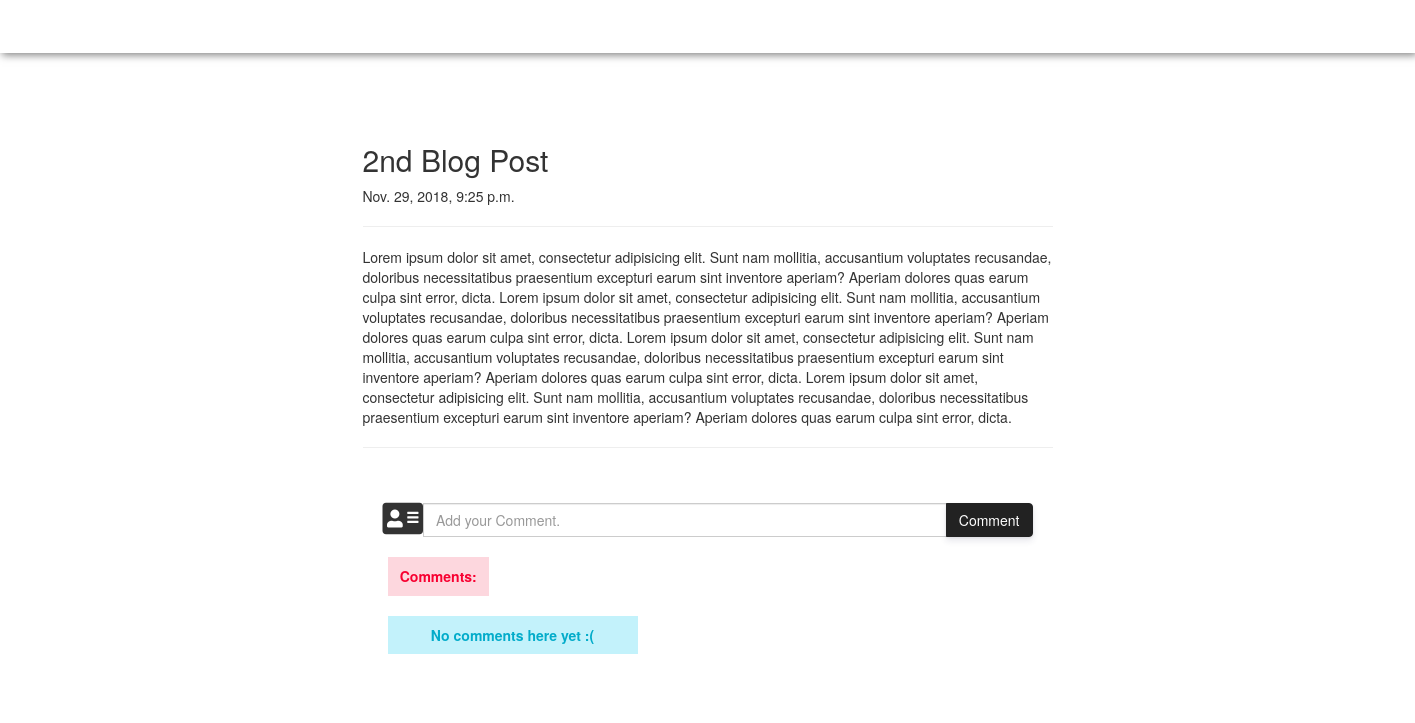
/post/2 (signed in), run on the app's committed database.
### forum/models.py (models this page shows, shortened)
class BlogPost(models.Model):
	title = models.CharField(max_length=200)
	body = models.TextField()
	date_published = models.DateTimeField(auto_now_add=True)

### forum/views.py (the view)
# urls.py: path('post/<int:post_id>', post_page),
def post_page(request, post_id):
	if not request.user.is_authenticated:
		return redirect("/login/")
	mypost = BlogPost.objects.get(pk=post_id)
	context = {"post":mypost}
	return render(request, "forum/post.html", context)

### templates/forum/post.html (shortened to what this page needs)
{% extends 'forum/base.html' %}
{% load static %}
{% block body %}
	<div class="container">
		<div class="row">
			<div class="col-md-2">
			</div>
			<div class="col-md-8">
				<div style="background-color: #fff; margin-top: 50px; padding: 20px;">
					<h2> {{ post.title }}</h2>
					<p> {{ post.date_published }}</p>
					<hr>
					<p>{{ post.body }}</p>
					<hr>
				</div>
				<form action="/blogcomment/{{post.id}}/" method="POST" style="padding: 0 40px;">
					<div class="input-group">
						<span class="input-group-btn">
							<i class="fas fa-address-card" style="font-size: 36px; margin-top: 12px;"></i>
						</span>
						<input class="form-control" name="comment" placeholder="Add your Comment." style="margin-top: 15px;"/>
						<span class="input-group-btn">
							<button type="submit" class="btn btn-info" style="margin-top: 14px; color: #fff;	border-color: #222;	background-color: #222; box-shadow: 0 4px 6px rgba(50,50,93,.11),0 1px 3px rgba(0,0,0,.08),0 0 0 0 rgba(255,255,255,.5); font-size: 14px;">Comment</button>
						</span>
					</div>
				</form>
				<div class="container" style="margin: 20px 30px;">
					<span class="badge badge-pill badge-danger" style="margin-bottom: 20px; padding: .875em; color: #f80031; background-color: rgba(251,175,190,.5); text-align: center; border-radius: 0; font-size:14px;">Comments:</span><br>
					{% for com in body.comments %}
						<span class="badge badge-pill badge-primary" style="padding: .875em; color: #2643e9;	background-color: rgba(203,210,246,.5); text-align: center; border-radius: 0; font-size:14px; margin-bottom: 20px; margin-right: 500px; width: 250px;">{{ com.comment|linebreaks|truncatechars:35 }}
							<p style="font-size:10px; color:grey;">Replied by {{ com.author }} | {{ com.datetime }}</p></span>
							{% empty %}
							<span class="badge badge-pill badge-info" style="padding: .875em;color: #03acca; background-color: rgba(136,230,247,.5); text-align: center; border-radius: 0; font-size:14px; margin-bottom: 20px; margin-right: 500px; width: 250px;">
							No comments here yet :(</span>
						{% endfor %}
					</div>
				</div>
			</div>
			<div class="col-md-2">
			</div>
		</div>
{% endblock %}

### static/css/base.css (style rules this page uses)
body { background-repeat: no-repeat; background-size: 100%; background-attachment: fixed; }

### data on the page
BlogPost: title "2nd Blog Post", date_published "Nov. 29, 2018, 9:25 p.m.", body "Lorem ipsum dolor sit amet, consectetur adipisicing elit. Sunt nam mollitia, accusantium voluptates recusandae, doloribus necessitatibus praesentium excepturi earum sint inventore aperiam? Aperiam dolores quas earum culpa sint error, dicta. Lorem ipsum dolor sit amet, consectetur adipisicing elit. Sunt nam mollitia, accusantium voluptates recusandae, doloribus necessitatibus praesentium excepturi earum sint inventore aperiam? Aperiam dolores quas earum culpa sint error, dicta. Lorem ipsum dolor sit amet, consectetur adipisicing elit. Sunt nam mollitia, accusantium voluptates recusandae, doloribus necessitatibus praesentium excepturi earum sint inventore aperiam? Aperiam dolores quas earum…"
